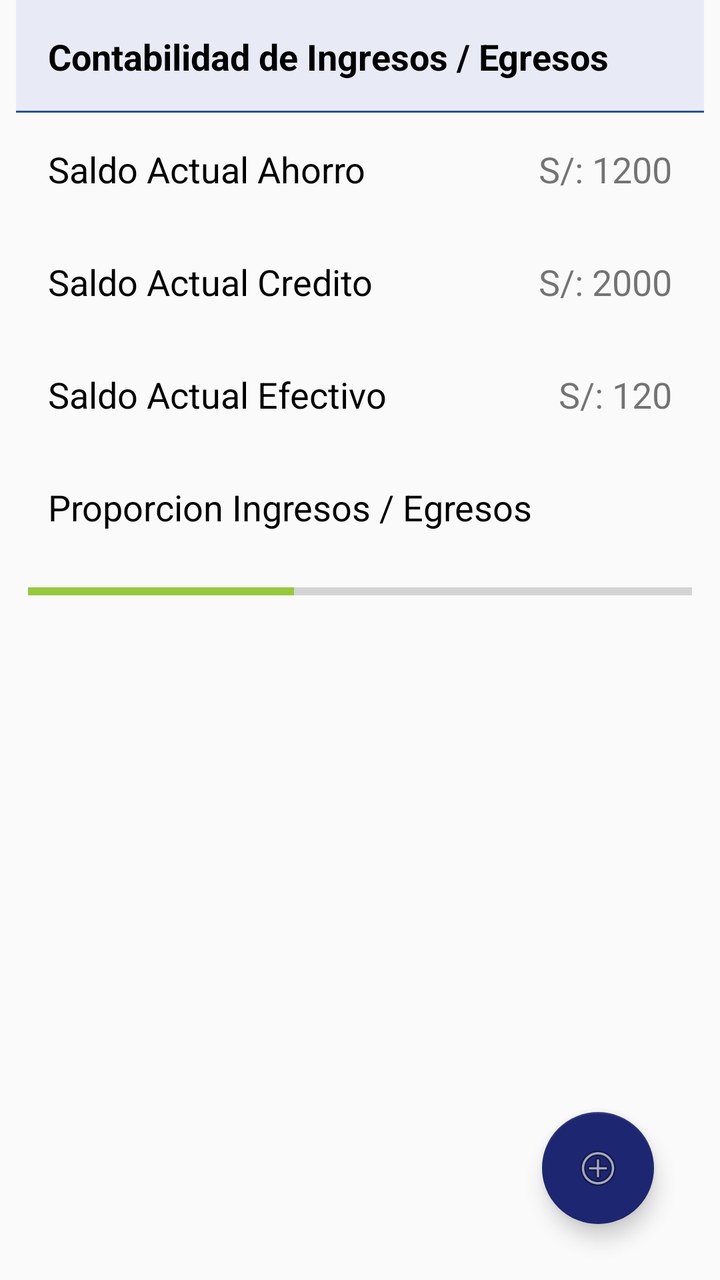
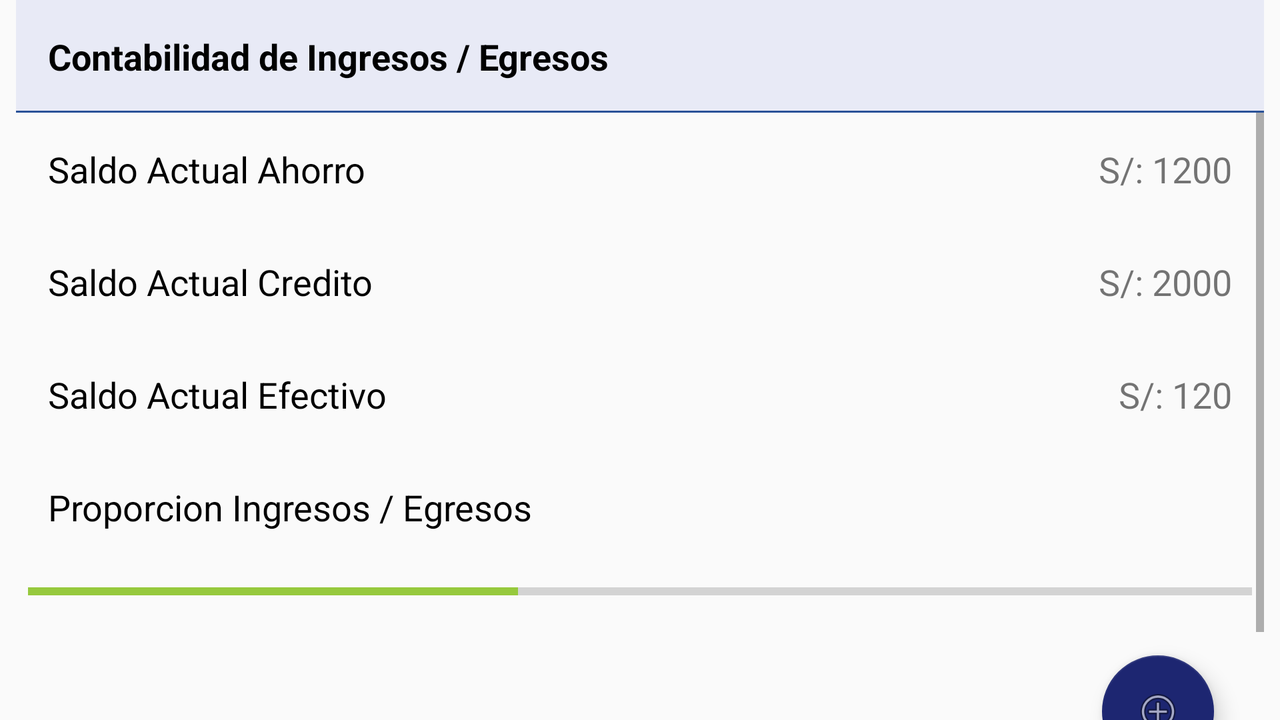

First picture: res/layout/ on a phone held upright. Second picture: the repository's own variant of that layout, on a device whose configuration matches the variant's folder. Source for both follows.
<!-- AndroidManifest.xml: application theme AppTheme -->
<!-- res/layout/activity_main.xml -->
<?xml version="1.0" encoding="utf-8"?>
<RelativeLayout xmlns:android="http://schemas.android.com/apk/res/android"
    xmlns:app="http://schemas.android.com/apk/res-auto"
    xmlns:tools="http://schemas.android.com/tools"
    android:layout_width="match_parent"
    android:layout_height="match_parent"
    android:layout_marginLeft="8dp"
    android:layout_marginRight="8dp"
    android:orientation="vertical"
    tools:context="com.roque.moneyhelper.activities.MainActivity">

    <TextView
        android:id="@+id/textView"
        android:layout_width="match_parent"
        android:layout_height="wrap_content"
        android:padding="16dp"
        android:text="@string/contabilidad"
        android:textColor="@android:color/black"
        android:background="@drawable/bg_border_bottom"
        android:textSize="18sp"
        android:textStyle="bold" />

    <LinearLayout
        android:id="@+id/linearLayout"
        android:layout_width="match_parent"
        android:layout_height="wrap_content"
        android:layout_alignParentStart="true"
        android:layout_below="@+id/textView"
        android:orientation="horizontal"
        android:padding="16dp">

        <TextView
            android:id="@+id/textView2"
            android:layout_width="0dp"
            android:layout_height="match_parent"
            android:layout_weight="2"
            android:text="@string/ahorro"
            android:textColor="@android:color/black"
            android:textSize="18sp" />

        <TextView
            android:id="@+id/txtAhorro"
            android:layout_width="0dp"
            android:layout_height="match_parent"
            android:layout_weight="1"
            android:gravity="end"
            android:textSize="18sp"
            tools:text="S/: 1200" />

    </LinearLayout>

    <LinearLayout
        android:id="@+id/linearLayout2"
        android:layout_width="match_parent"
        android:layout_height="wrap_content"
        android:layout_alignParentStart="true"
        android:layout_below="@+id/linearLayout"
        android:orientation="horizontal"
        android:padding="16dp">

        <TextView
            android:id="@+id/textView3"
            android:layout_width="0dp"
            android:layout_height="wrap_content"
            android:layout_weight="2"
            android:text="@string/credito"
            android:textColor="@android:color/black"
            android:textSize="18sp" />

        <TextView
            android:id="@+id/txtCredito"
            android:layout_width="0dp"
            android:layout_height="match_parent"
            android:layout_weight="1"
            android:gravity="end"
            android:textSize="18sp"
            tools:text="S/: 2000" />

    </LinearLayout>

    <LinearLayout
        android:id="@+id/linearLayout3"
        android:layout_width="match_parent"
        android:layout_height="wrap_content"
        android:layout_alignParentStart="true"
        android:layout_below="@+id/linearLayout2"
        android:orientation="horizontal"
        android:padding="16dp">

        <TextView
            android:id="@+id/textView4"
            android:layout_width="0dp"
            android:layout_height="wrap_content"
            android:layout_weight="2"
            android:text="@string/efectivo"
            android:textColor="@android:color/black"
            android:textSize="18sp" />

        <TextView
            android:id="@+id/txtEfectivo"
            android:layout_width="0dp"
            android:layout_height="match_parent"
            android:layout_weight="1"
            android:gravity="end"
            android:textSize="18sp"
            tools:text="S/: 120" />
    </LinearLayout>

    <LinearLayout
        android:id="@+id/linearLayout4"
        android:layout_width="match_parent"
        android:layout_height="wrap_content"
        android:layout_below="@+id/linearLayout3"
        android:orientation="vertical">

        <TextView
            android:id="@+id/textView7"
            android:layout_width="match_parent"
            android:layout_height="wrap_content"
            android:padding="16dp"
            android:text="@string/proporcion"
            android:textColor="@android:color/black"
            android:textSize="18sp" />

        <ProgressBar
            android:id="@+id/progressBar"
            style="?android:attr/progressBarStyleHorizontal"
            android:layout_width="match_parent"
            android:layout_height="wrap_content"
            android:layout_margin="6dp"
            android:progress="40" />
    </LinearLayout>

    <android.support.design.widget.FloatingActionButton
        android:id="@+id/floatingActionButton2"
        android:layout_width="wrap_content"
        android:layout_height="wrap_content"
        android:layout_alignParentBottom="true"
        android:layout_alignParentEnd="true"
        android:layout_marginBottom="28dp"
        android:layout_marginEnd="25dp"
        android:layout_marginLeft="16dp"
        android:layout_marginRight="16dp"
        android:onClick="nuevaOperacion"
        android:src="@android:drawable/ic_menu_add"

        app:backgroundTint="@color/Celestial2" />

</RelativeLayout>
<!-- resources referenced by this layout -->
<resources>
  <color name="Celestial2">#1d2671</color>
  <!-- drawable bg_border_bottom (drawable) -->
  <?xml version="1.0" encoding="utf-8"?>
  <layer-list xmlns:android="http://schemas.android.com/apk/res/android">
      <item>
          <shape android:shape="rectangle">
              <stroke android:width="1dp" android:color="@color/Joomla2" />
          </shape>
      </item>
  
      <item android:bottom="1dp">
          <shape android:shape="rectangle">
              <solid android:color="@color/colorIndigo50" />
          </shape>
      </item>
  </layer-list>
  <string name="ahorro">Saldo Actual Ahorro</string>
  <string name="contabilidad">Contabilidad de Ingresos / Egresos</string>
  <string name="credito">Saldo Actual Credito</string>
  <string name="efectivo">Saldo Actual Efectivo</string>
  <string name="proporcion">Proporcion Ingresos / Egresos</string>
  <style name="AppTheme" parent="Theme.AppCompat.Light.DarkActionBar">
          
          <item name="colorPrimary">@color/Celestial2</item>
          <item name="colorPrimaryDark">@color/Joomla1</item>
          <item name="colorAccent">@color/Verde</item>
      </style>
  <color name="Joomla2">#2a5298</color>
  <color name="colorIndigo50">#E8EAF6</color>
  <color name="Joomla1">#1e3c72</color>
  <color name="Verde">#96c93d</color>
</resources>
<!-- res/layout-land/activity_main.xml (the repository's variant of the layout above) -->
<!-- drawn on the phone turned sideways -->
<?xml version="1.0" encoding="utf-8"?>
<RelativeLayout xmlns:android="http://schemas.android.com/apk/res/android"
    xmlns:app="http://schemas.android.com/apk/res-auto"
    xmlns:tools="http://schemas.android.com/tools"
    android:layout_width="match_parent"
    android:layout_height="match_parent"
    android:layout_marginLeft="8dp"
    android:layout_marginRight="8dp"
    android:orientation="vertical"
    tools:context="com.roque.moneyhelper.activities.MainActivity">

    <TextView
        android:id="@+id/textView"
        android:layout_width="match_parent"
        android:layout_height="wrap_content"
        android:padding="16dp"
        android:text="@string/contabilidad"
        android:textColor="@android:color/black"
        android:background="@drawable/bg_border_bottom"
        android:textSize="18sp"
        android:textStyle="bold"/>

    <ScrollView
        android:layout_width="match_parent"
        android:layout_height="match_parent"
        android:layout_below="@+id/textView">

        <LinearLayout
            android:layout_width="match_parent"
            android:layout_height="wrap_content"
            android:orientation="vertical" >

            <LinearLayout
                android:id="@+id/linearLayout"
                android:layout_width="match_parent"
                android:layout_height="match_parent"
                android:orientation="horizontal"
                android:padding="16dp">

                <TextView
                    android:id="@+id/textView2"
                    android:layout_width="0dp"
                    android:layout_height="match_parent"
                    android:layout_weight="2"
                    android:text="@string/ahorro"
                    android:textColor="@android:color/black"
                    android:textSize="18sp" />

                <TextView
                    android:id="@+id/txtAhorro"
                    android:layout_width="0dp"
                    android:layout_height="match_parent"
                    android:layout_weight="1"
                    android:gravity="end"
                    android:textSize="18sp"
                    tools:text="S/: 1200" />

            </LinearLayout>

            <LinearLayout
                android:id="@+id/linearLayout2"
                android:layout_width="match_parent"
                android:layout_height="match_parent"
                android:orientation="horizontal"
                android:padding="16dp">

                <TextView
                    android:id="@+id/textView3"
                    android:layout_width="0dp"
                    android:layout_height="wrap_content"
                    android:layout_weight="2"
                    android:text="@string/credito"
                    android:textColor="@android:color/black"
                    android:textSize="18sp" />

                <TextView
                    android:id="@+id/txtCredito"
                    android:layout_width="0dp"
                    android:layout_height="match_parent"
                    android:layout_weight="1"
                    android:gravity="end"
                    android:textSize="18sp"
                    tools:text="S/: 2000" />

            </LinearLayout>

            <LinearLayout
                android:id="@+id/linearLayout3"
                android:layout_width="match_parent"
                android:layout_height="match_parent"
                android:orientation="horizontal"
                android:padding="16dp">

                <TextView
                    android:id="@+id/textView4"
                    android:layout_width="0dp"
                    android:layout_height="wrap_content"
                    android:layout_weight="2"
                    android:text="@string/efectivo"
                    android:textColor="@android:color/black"
                    android:textSize="18sp" />

                <TextView
                    android:id="@+id/txtEfectivo"
                    android:layout_width="0dp"
                    android:layout_height="match_parent"
                    android:layout_weight="1"
                    android:gravity="end"
                    android:textSize="18sp"
                    tools:text="S/: 120" />
            </LinearLayout>

            <LinearLayout
                android:id="@+id/linearLayout4"
                android:layout_width="match_parent"
                android:layout_height="match_parent"
                android:orientation="vertical">

                <TextView
                    android:id="@+id/textView7"
                    android:layout_width="match_parent"
                    android:layout_height="wrap_content"
                    android:padding="16dp"
                    android:text="@string/proporcion"
                    android:textColor="@android:color/black"
                    android:textSize="18sp" />

                <ProgressBar
                    android:id="@+id/progressBar"
                    style="?android:attr/progressBarStyleHorizontal"
                    android:layout_width="match_parent"
                    android:layout_height="wrap_content"
                    android:layout_margin="6dp"
                    android:progress="40" />
            </LinearLayout>

            <android.support.design.widget.FloatingActionButton
                android:id="@+id/floatingActionButton2"
                android:layout_width="match_parent"
                android:layout_height="wrap_content"
                android:layout_gravity="end"
                android:layout_marginBottom="28dp"
                android:layout_marginEnd="25dp"
                android:layout_marginLeft="16dp"
                android:layout_marginRight="16dp"
                android:layout_marginTop="18dp"
                android:onClick="nuevaOperacion"
                android:src="@android:drawable/ic_menu_add"
                app:backgroundTint="@color/Celestial2" />
        </LinearLayout>
    </ScrollView>

</RelativeLayout>
